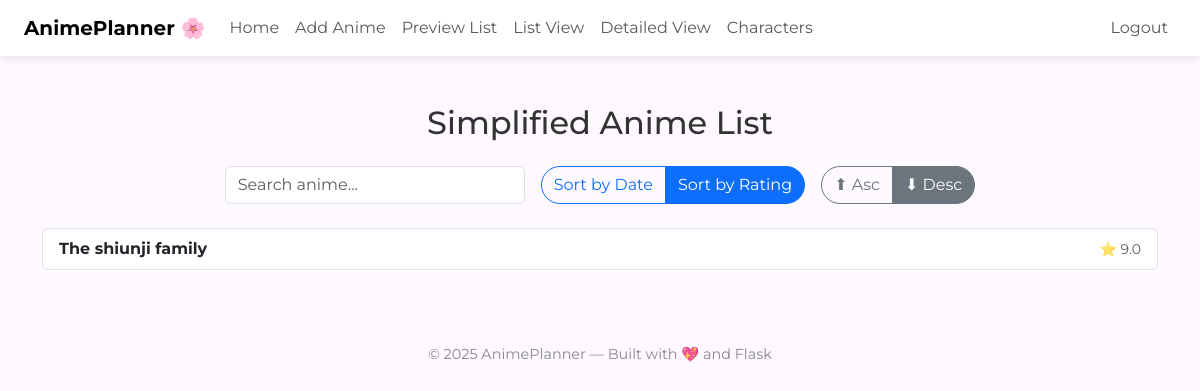
The page /list (signed in) on the database as committed earlier.
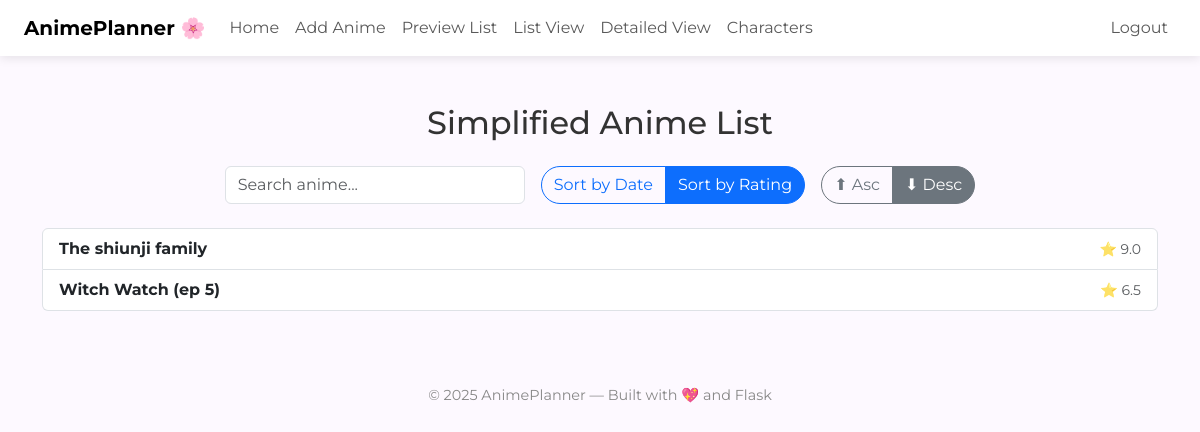
The same page on the database as committed later.
### tables this page shows
CREATE TABLE anime (
            id INTEGER PRIMARY KEY AUTOINCREMENT,
            title TEXT NOT NULL,
            rating REAL,
            thoughts TEXT,
            date TEXT,
            sequel TEXT,
            details_url TEXT,
            background_url TEXT,
            user_id INTEGER,
            FOREIGN KEY(user_id) REFERENCES users(id) ON DELETE SET NULL
        );

### app.py (the view)
@app.route("/list")
@login_required
def list_view():
    sort_by = request.args.get("sort", "rating")  # default: rating
    order = request.args.get("order", "desc")     # default: descending
    filter_null = request.args.get("filter", "nonull")  # default: filter out NULLs
    if sort_by not in {"date", "rating"}:
        sort_by = "rating"
    if order not in {"asc", "desc"}:
        order = "desc"
    if filter_null not in {"nonull", "all"}:
        filter_null = "nonull"
    sort_column = "rating" if sort_by == "rating" else "date"
    user_id = session.get("user_id")
    base_query = "SELECT id, title, rating, date FROM anime WHERE user_id = ?"
    if filter_null == "nonull":
        base_query += f" AND {sort_column} IS NOT NULL"
    base_query += f" ORDER BY {sort_column} {order.upper()}"
    conn = get_db()
    db = conn.cursor()
    db.execute(base_query, (user_id,))
    anime_list = db.fetchall()
    db.close()
    conn.close()
    return render_template("list.html",
        anime_list=anime_list,
        sort_by=sort_by,
        order=order,
        filter_null=filter_null
    )

### app.py (called while the page is built)
def login_required(f):
    @wraps(f)
    def wrapper(*args, **kwargs):
        if "user_id" not in session:
            flash("Login required.")
            return redirect("/login")
        return f(*args, **kwargs)
    return wrapper

def get_db():
    return sqlite3.connect("anime.db")

### templates/list.html (shortened to what this page needs)
{% extends "layout.html" %}
{% block main %}
<h2 class="mb-4 text-center">Simplified Anime List</h2>
<div class="d-flex justify-content-center gap-3 flex-wrap mb-4">
    <input type="text" id="searchBox" class="form-control" placeholder="Search anime..." style="max-width: 300px;">
    <div class="btn-group">
        <a href="{{ url_for('list_view', sort='date', order=order, filter=filter_null) }}"
           class="btn btn-outline-primary {% if sort_by == 'date' %}active{% endif %}">
           Sort by Date
        </a>
        <a href="{{ url_for('list_view', sort='rating', order=order, filter=filter_null) }}"
           class="btn btn-outline-primary {% if sort_by == 'rating' %}active{% endif %}">
           Sort by Rating
        </a>
    </div>
    <div class="btn-group">
        <a href="{{ url_for('list_view', sort=sort_by, order='asc', filter=filter_null) }}"
           class="btn btn-outline-secondary {% if order == 'asc' %}active{% endif %}">⬆ Asc</a>
        <a href="{{ url_for('list_view', sort=sort_by, order='desc', filter=filter_null) }}"
           class="btn btn-outline-secondary {% if order == 'desc' %}active{% endif %}">⬇ Desc</a>
    </div>
</div>
<ul class="list-group" id="animeList">
    {% for anime in anime_list %}
        <a href="/preview#anime-{{ anime[0] }}"
           class="list-group-item list-group-item-action d-flex justify-content-between align-items-center anime-entry">
            <strong>{{ anime[1] }}</strong>
            <span class="text-muted small">
                {% if sort_by == 'rating' %}
                    ⭐ {{ anime[2] if anime[2] else "N/A" }}
                {% else %}
                    {{ anime[3]|datetimeformat('%b %Y') if anime[3] else "No Date" }}
                {% endif %}
            </span>
        </a>
    {% endfor %}
</ul>
{% endblock %}

### templates/layout.html (shortened to what this page needs)
<!DOCTYPE html>
<html lang="en">
<head>
    <link href="https://cdn.jsdelivr.net/npm/bootstrap@5.3.3/dist/css/bootstrap.min.css" rel="stylesheet">
    <link rel="stylesheet" href="/static/style.css">
    <link rel="stylesheet" href="https://cdn.jsdelivr.net/npm/swiper@11/swiper-bundle.min.css" />
</head>
<body>
    <nav class="navbar navbar-expand-md navbar-light bg-white px-4">
        <a class="navbar-brand fw-bold" href="/">AnimePlanner 🌸</a>
        <div class="collapse navbar-collapse" id="navbarMenu">
            <ul class="navbar-nav me-auto">
                <li class="nav-item"><a class="nav-link" href="/">Home</a></li>
                <li class="nav-item"><a class="nav-link" href="/add">Add Anime</a></li>
                <li class="nav-item"><a class="nav-link" href="/preview">Preview List</a></li>
                <li class="nav-item"><a class="nav-link" href="/list">List View</a></li>
                <li class="nav-item"><a class="nav-link" href="{{ url_for('list_detail') }}">Detailed View</a></li>
                <li class="nav-item"><a class="nav-link" href="/characters">Characters</a></li>
            </ul>
            <ul class="navbar-nav ms-auto">
                {% if session.get('user_id') %}
                    <li class="nav-item"><a class="nav-link" href="/logout">Logout</a></li>
                {% else %}
                    <li class="nav-item"><a class="nav-link" href="/login">Login</a></li>
                    <li class="nav-item"><a class="nav-link" href="/register">Register</a></li>
                {% endif %}
            </ul>
        </div>
    </nav>
    <main class="container my-5">
        {% block main %}{% endblock %}
    </main>
    <footer class="py-4">
        <p>&copy; {{ year if year else 2025 }} AnimePlanner — Built with 💖 and Flask</p>
    </footer>
</body>
</html>

### static/style.css (style rules this page uses)
body { background-color: #fdf9ff; color: #333; }
.btn { border-radius: 2rem; }
a { text-decoration: none; }

### templates/layout.html (style rules this page uses)
body { font-family: 'Montserrat', sans-serif; background-color: #fdf9ff; color: #333; }
nav.navbar { box-shadow: 0 2px 10px rgba(0,0,0,0.1); }
footer { text-align: center; margin-top: 50px; font-size: 0.9em; color: #888; }

Rows that differ between the two databases and show on the page:
added anime: title "Witch Watch (ep 5)", rating "6.5"
